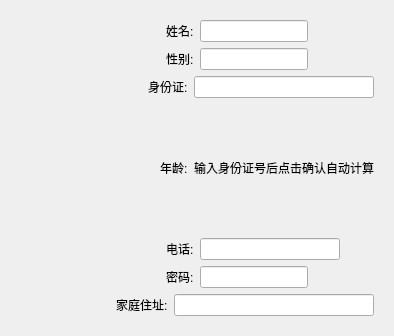
<?xml version="1.0" encoding="UTF-8"?>
<ui version="4.0">
 <class>information</class>
 <widget class="QWidget" name="information">
  <property name="geometry">
   <rect>
    <x>0</x>
    <y>0</y>
    <width>394</width>
    <height>336</height>
   </rect>
  </property>
  <property name="minimumSize">
   <size>
    <width>0</width>
    <height>0</height>
   </size>
  </property>
  <property name="windowTitle">
   <string>Form</string>
  </property>
  <layout class="QGridLayout" name="gridLayout_3">
   <item row="0" column="0">
    <widget class="QWidget" name="inf" native="true">
     <property name="minimumSize">
      <size>
       <width>0</width>
       <height>0</height>
      </size>
     </property>
     <layout class="QGridLayout" name="gridLayout_4">
      <item row="1" column="0">
       <layout class="QVBoxLayout" name="verticalLayout">
        <item>
         <layout class="QGridLayout" name="gridLayout">
          <item row="1" column="0">
           <layout class="QHBoxLayout" name="horizontalLayout_2">
            <item alignment="Qt::AlignRight">
             <widget class="QLabel" name="GENDER">
              <property name="text">
               <string>性别:</string>
              </property>
             </widget>
            </item>
            <item alignment="Qt::AlignLeft">
             <widget class="QLineEdit" name="gender">
              <property name="readOnly">
               <bool>true</bool>
              </property>
             </widget>
            </item>
           </layout>
          </item>
          <item row="7" column="0">
           <layout class="QHBoxLayout" name="horizontalLayout_6">
            <item alignment="Qt::AlignRight">
             <widget class="QLabel" name="ADDRESS">
              <property name="text">
               <string>家庭住址:</string>
              </property>
             </widget>
            </item>
            <item alignment="Qt::AlignLeft">
             <widget class="QLineEdit" name="address">
              <property name="minimumSize">
               <size>
                <width>200</width>
                <height>0</height>
               </size>
              </property>
              <property name="readOnly">
               <bool>true</bool>
              </property>
             </widget>
            </item>
           </layout>
          </item>
          <item row="5" column="0">
           <layout class="QHBoxLayout" name="horizontalLayout_5">
            <item alignment="Qt::AlignRight">
             <widget class="QLabel" name="PHONE">
              <property name="text">
               <string>电话:</string>
              </property>
             </widget>
            </item>
            <item alignment="Qt::AlignLeft">
             <widget class="QLineEdit" name="phone">
              <property name="minimumSize">
               <size>
                <width>140</width>
                <height>0</height>
               </size>
              </property>
              <property name="readOnly">
               <bool>true</bool>
              </property>
             </widget>
            </item>
           </layout>
          </item>
          <item row="3" column="0">
           <layout class="QHBoxLayout" name="horizontalLayout_4">
            <item alignment="Qt::AlignRight">
             <widget class="QLabel" name="AGE">
              <property name="text">
               <string>年龄:</string>
              </property>
             </widget>
            </item>
            <item alignment="Qt::AlignLeft">
             <widget class="QLabel" name="age">
              <property name="text">
               <string>输入身份证号后点击确认自动计算</string>
              </property>
             </widget>
            </item>
           </layout>
          </item>
          <item row="2" column="0">
           <layout class="QHBoxLayout" name="horizontalLayout_3">
            <item alignment="Qt::AlignRight">
             <widget class="QLabel" name="ID">
              <property name="text">
               <string>身份证:</string>
              </property>
             </widget>
            </item>
            <item alignment="Qt::AlignLeft">
             <widget class="QLineEdit" name="id">
              <property name="minimumSize">
               <size>
                <width>180</width>
                <height>0</height>
               </size>
              </property>
              <property name="text">
               <string/>
              </property>
              <property name="readOnly">
               <bool>true</bool>
              </property>
             </widget>
            </item>
           </layout>
          </item>
          <item row="0" column="0">
           <layout class="QGridLayout" name="gridLayout_2">
            <item row="0" column="0" alignment="Qt::AlignRight">
             <widget class="QLabel" name="NAME">
              <property name="text">
               <string>姓名:</string>
              </property>
             </widget>
            </item>
            <item row="0" column="1" alignment="Qt::AlignLeft">
             <widget class="QLineEdit" name="name">
              <property name="enabled">
               <bool>true</bool>
              </property>
              <property name="readOnly">
               <bool>true</bool>
              </property>
             </widget>
            </item>
           </layout>
          </item>
          <item row="6" column="0">
           <layout class="QHBoxLayout" name="horizontalLayout">
            <item alignment="Qt::AlignRight">
             <widget class="QLabel" name="label">
              <property name="text">
               <string>密码:</string>
              </property>
             </widget>
            </item>
            <item alignment="Qt::AlignLeft">
             <widget class="QLineEdit" name="password">
              <property name="readOnly">
               <bool>true</bool>
              </property>
             </widget>
            </item>
           </layout>
          </item>
         </layout>
        </item>
       </layout>
      </item>
     </layout>
    </widget>
   </item>
  </layout>
 </widget>
 <resources/>
 <connections/>
</ui>
